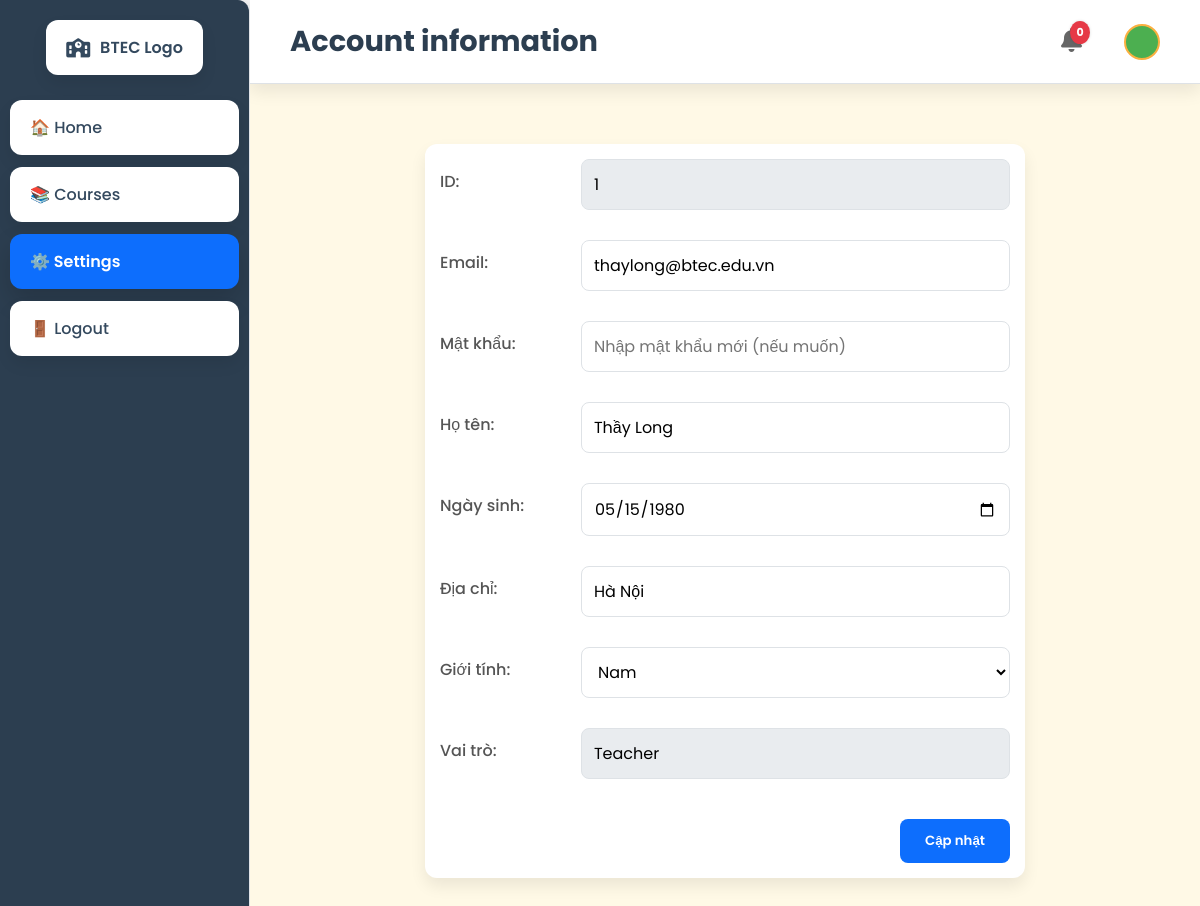
/main/settings.php (signed in), run on the app's committed database.
### tables this page shows
CREATE TABLE `teacher` (
  `teacher_id` int(11) NOT NULL,
  `email` varchar(100) DEFAULT NULL,
  `password` varchar(100) DEFAULT NULL,
  `role_id` int(11) DEFAULT NULL,
  `full_name` varchar(100) DEFAULT NULL,
  `dob` date DEFAULT NULL,
  `address` varchar(255) DEFAULT NULL,
  `gender` varchar(10) DEFAULT NULL
);

### main/settings.php (the view, shortened to what this page needs)
<?php
include '../register/db_connect.php';
$userRole = $_SESSION['role'];
$userData = null;
switch ($userRole) {
    case 'teacher':
        $query = "SELECT teacher_id AS id, email, full_name, dob, address, gender FROM teacher WHERE email = ?";
        break;
}
$stmt = $conn->prepare($query);
if ($stmt) {
    $stmt->bind_param("s", $_SESSION['email']);
    $stmt->execute();
    $result = $stmt->get_result();
    $userData = $result->fetch_assoc();
} else {
    die("Lỗi truy vấn: " . $conn->error);
}
?>
<!DOCTYPE html>
<html lang="vi">
<head>
    <link rel="stylesheet" href="https://cdnjs.cloudflare.com/ajax/libs/font-awesome/6.4.0/css/all.min.css">
    <link rel="stylesheet" href="style.css">
    <link rel="stylesheet" href="stylee.css">
</head>
<body>
<div class="container">
    <div class="sidebar">
        <div class="sidebar-logo">
            <i class="fas fa-school"></i>
            <span>BTEC Logo</span>
        </div>
        <a href="main.php?page=home">🏠 Home</a>
        <a href="courses.php">📚 Courses</a>
        <a href="settings.php" class="active">⚙️ Settings</a>
        <a href="logout.php">🚪 Logout</a>
    </div>
    <div class="main-wrapper">
        <div class="inner-topbar">
            <div class="page-title">Account information</div>
            <div class="right-icons">
                <div class="icon">
                    <div class="notification-count">0</div>
                </div>
                <div class="avatar"></div>
            </div>
        </div>
        <div class="main-content">
            <form action="" method="post" class="account-form">
                <table>
                    <tr>
                        <td><label for="id">ID:</label></td>
                        <td><input type="text" name="id" id="id" value="<?= htmlspecialchars($userData['id']); ?>" readonly></td>
                    </tr>
                    <tr>
                        <td><label for="email">Email:</label></td>
                        <td><input type="email" name="email" id="email" value="<?= htmlspecialchars($userData['email']); ?>" required></td>
                    </tr>
                    <tr>
                        <td><label for="password">Mật khẩu:</label></td>
                        <td><input type="password" name="password" id="password" placeholder="Nhập mật khẩu mới (nếu muốn)"></td>
                    </tr>
                    <?php if ($userRole === 'teacher' || $userRole === 'student' || $userRole === 'admin'): ?>
                    <tr>
                        <td><label for="full_name">Họ tên:</label></td>
                        <td><input type="text" name="full_name" id="full_name" value="<?= htmlspecialchars($userData['full_name'] ?? ''); ?>"></td>
                    </tr>
                    <tr>
                        <td><label for="dob">Ngày sinh:</label></td>
                        <td><input type="date" name="dob" id="dob" value="<?= htmlspecialchars($userData['dob'] ?? ''); ?>"></td>
                    </tr>
                    <tr>
                        <td><label for="address">Địa chỉ:</label></td>
                        <td><input type="text" name="address" id="address" value="<?= htmlspecialchars($userData['address'] ?? ''); ?>"></td>
                    </tr>
                    <tr>
                        <td><label for="gender">Giới tính:</label></td>
                        <td>
                            <select name="gender" id="gender">
                                <option value="Nam" <?= ($userData['gender'] ?? '') === 'Nam' ? 'selected' : ''; ?>>Nam</option>
                            </select>
                        </td>
                    </tr>
                    <?php endif; ?>
                    <tr>
                        <td><label for="role">Vai trò:</label></td>
                        <td><input type="text" name="role" id="role" value="<?= ucfirst($userRole); ?>" readonly></td>
                    </tr>
                    <tr>
                        <td colspan="2" style="text-align: right;">
                            <button type="submit">Cập nhật</button>
                        </td>
                    </tr>
                </table>
            </form>
        </div>
    </div>
</div>
</body>
</html>

### main/style.css (style rules this page uses)
* { box-sizing: border-box; }
body { margin: 0; font-family: 'Segoe UI', Tahoma, Geneva, Verdana, sans-serif; background-color: #f5f7fa; color: #333; height: 100vh; display: flex; flex-direction: column; }
.container { display: flex; height: 100vh; overflow: hidden; }
.sidebar { width: 280px; background-color: #ffffff; padding: 30px 20px; border-right: 1px solid #e1e4e8; display: flex; flex-direction: column; align-items: center; overflow-y: auto; box-shadow: 2px 0 5px rgba(0,0,0,0.05); transition: width 0.3s ease; }
.sidebar a { display: block; padding: 14px 20px; margin: 10px 0; width: 100%; font-size: 16px; color: #444; text-decoration: none; background-color: #f9f9f9; text-align: center; border-radius: 8px; box-shadow: inset 0 0 5px rgba(0,0,0,0.03); transition: background-color 0.3s, box-shadow 0.3s; }
.sidebar a:hover, .sidebar a.active { background-color: #fbb040; color: white; box-shadow: 0 2px 8px rgba(251,176,64,0.5); }
.main-wrapper { flex: 1; display: flex; flex-direction: column; background-color: #fcfcfc; overflow: hidden; }
.inner-topbar { display: flex; justify-content: space-between; align-items: center; padding: 14px 40px; background-color: #ffffff; border-bottom: 1px solid #e1e4e8; box-shadow: 0 1px 4px rgba(0,0,0,0.05); font-size: 16px; font-weight: 600; color: #222; }
.inner-topbar .right-icons { display: flex; align-items: center; gap: 22px; }
.inner-topbar .right-icons .icon { position: relative; font-size: 20px; color: #666; cursor: pointer; transition: color 0.3s; }
.inner-topbar .right-icons .notification-count { position: absolute; top: -6px; right: -8px; background: #e63946; color: white; font-size: 11px; padding: 3px 6px; border-radius: 50%; font-weight: 700; box-shadow: 0 0 3px rgba(0,0,0,0.15); }
.inner-topbar .avatar { width: 36px; height: 36px; border-radius: 50%; background-image: url('https://www.w3schools.com/howto/img_avatar.png'); background-size: cover; background-position: center; margin-left: 20px; border: 2px solid #fbb040; cursor: pointer; transition: box-shadow 0.3s; }
.main-content { flex: 1; padding: 35px 50px; overflow-y: auto; background-color: #fff9e6; border-radius: 0 0 0 12px; }
.right-icons { display: flex; align-items: center; gap: 14px; }

### data on the page
teacher: id "1", email "thaylong@btec.edu.vn", full_name "Thầy Long", dob "05/15/1980", address "Hà Nội", gender "Nam"
